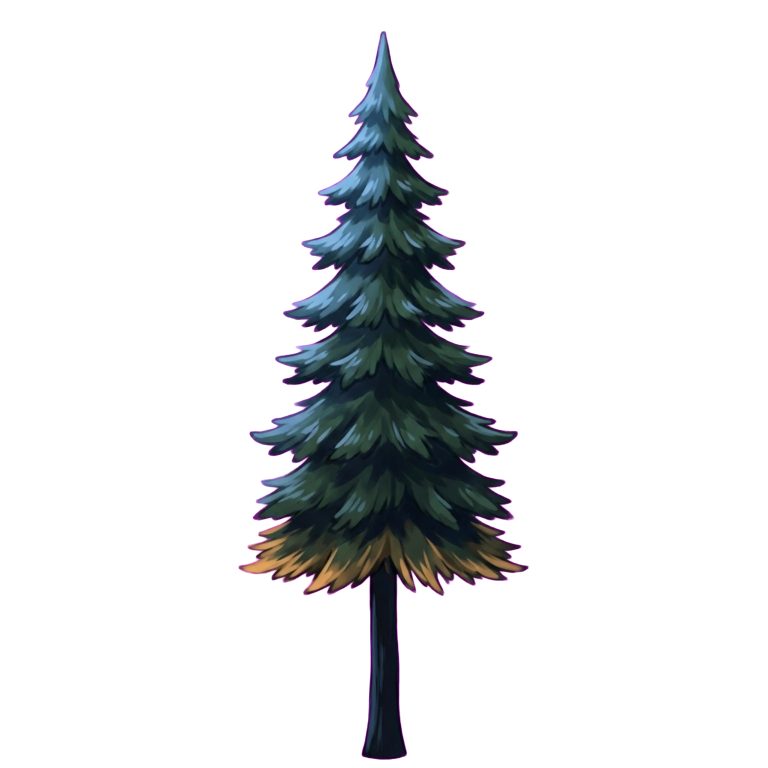
#> input picture assets/pine_tree.png, 1536 x 1536 px (shown at 1/2 size)
$ python prepare_scenery_atlas.py
#> lines starting #> are read from the running program, lines starting #| are printed output that depends on the picture
"""Pack existing scenery cutouts and native Cyrillic signage; no new tree art."""
from pathlib import Path
from PIL import Image, ImageDraw, ImageFont
ROOT=Path(__file__).resolve().parents[1]
out=Image.new('RGBA',(2048,3072))
#> out: PIL image 2048x3072 RGBA; every value is 0
for i,name in enumerate(['pine_tree.png','oak_tree.png','level2/wheat_tuft.png','street_lamp.png']):
    image=Image.open(ROOT/'assets'/name).convert('RGBA')
#> image is the input picture: PIL image 1536x1536 RGBA; mean R, G, B, A 224.9, 225.8, 227.7, 36.2
    image.thumbnail((496,496),Image.Resampling.LANCZOS)
#> image: PIL image 496x496 RGBA
    out.alpha_composite(image,(i*512+(512-image.width)//2,(512-image.height)//2))
#> pass 2 of the loop `for i,name in enumerate(['pine_tree.png','oak_tree.png','level2/wheat_..`:
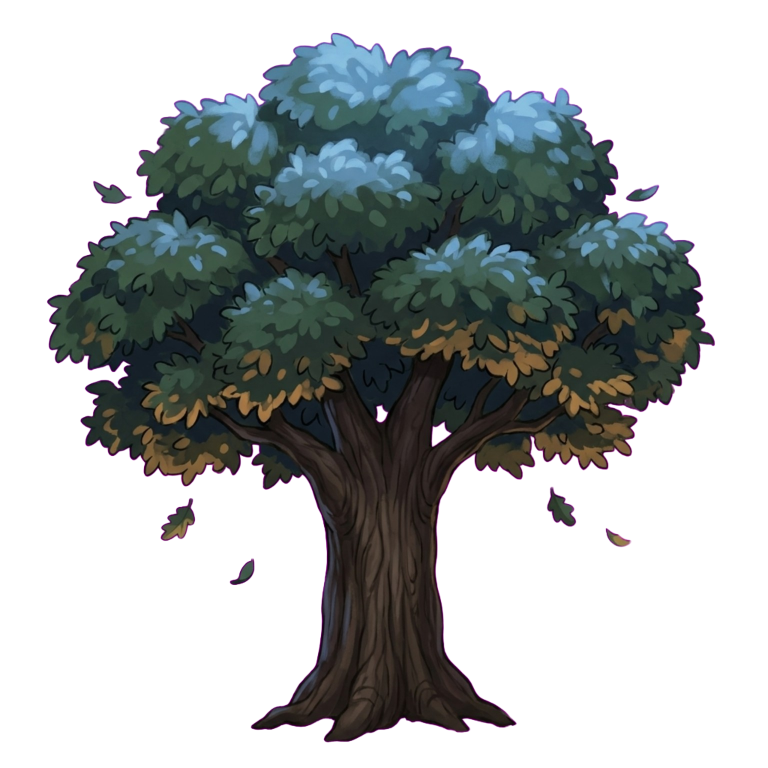
#> input picture oak_tree.png, 1536 x 1536 px, found by its file name (shown at 1/2 size)
#> image is the input picture: PIL image 1536x1536 RGBA; mean R, G, B, A 169.4, 173.4, 174.5, 108.1
#> `image.thumbnail((496,496),Image.Resampling.LANCZOS)`:
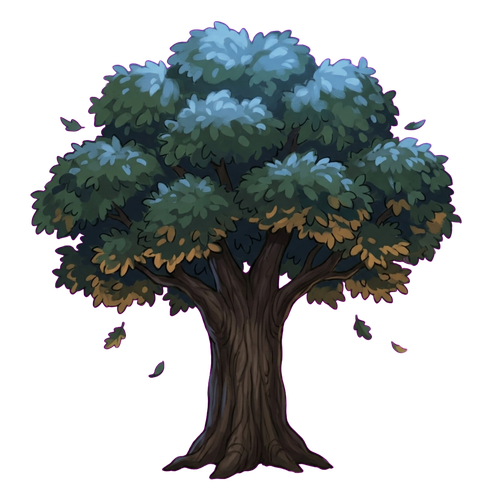
#> image: PIL image 496x496 RGBA; mean R, G, B, A 25.4, 28.4, 30.5, 108.1; transparent parts drawn white
#> `out.alpha_composite(image,(i*512+(512-image.width)//2,(512-image.heigh..`:
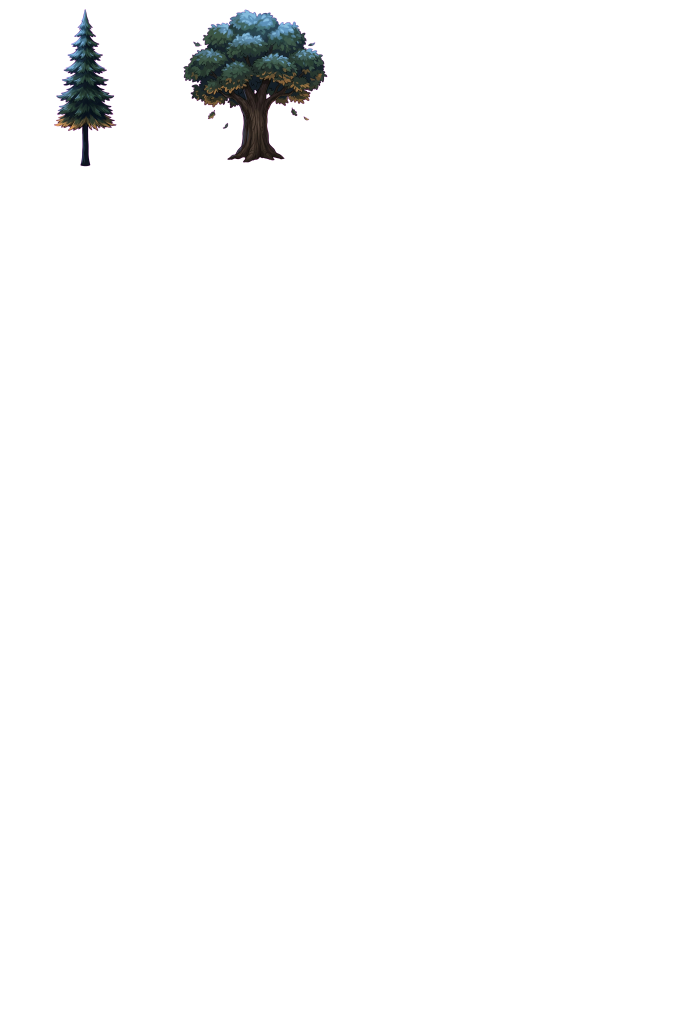
#> out: PIL image 2048x3072 RGBA (shown at 1/3 size); mean R, G, B, A 1.3, 1.4, 1.6, 5.6; transparent parts drawn white
#> pass 3 of the loop `for i,name in enumerate(['pine_tree.png','oak_tree.png','level2/wheat_..`:
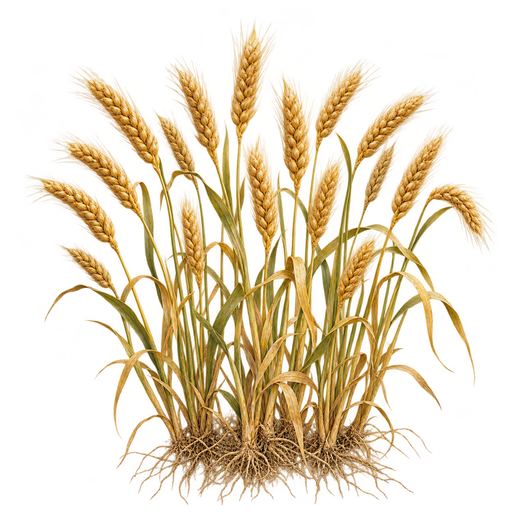
#> input picture assets/level2/wheat_tuft.png, 512 x 512 px
#> image is the input picture: PIL image 512x512 RGBA; mean R, G, B, A 102.3, 80.2, 30.5, 73.7
#> `image.thumbnail((496,496),Image.Resampling.LANCZOS)`:
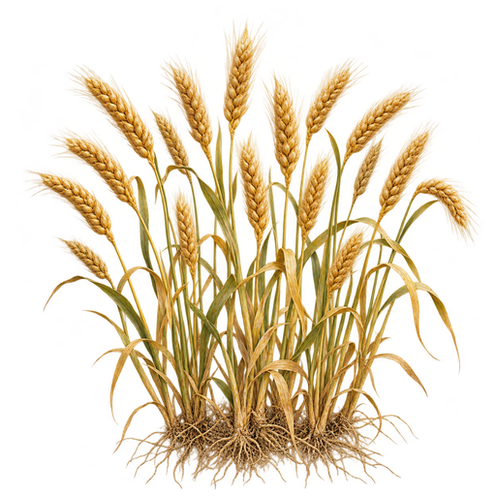
#> image: PIL image 496x496 RGBA; mean R, G, B, A 101.7, 79.7, 30.6, 73.8; transparent parts drawn white
#> `out.alpha_composite(image,(i*512+(512-image.width)//2,(512-image.heigh..`:
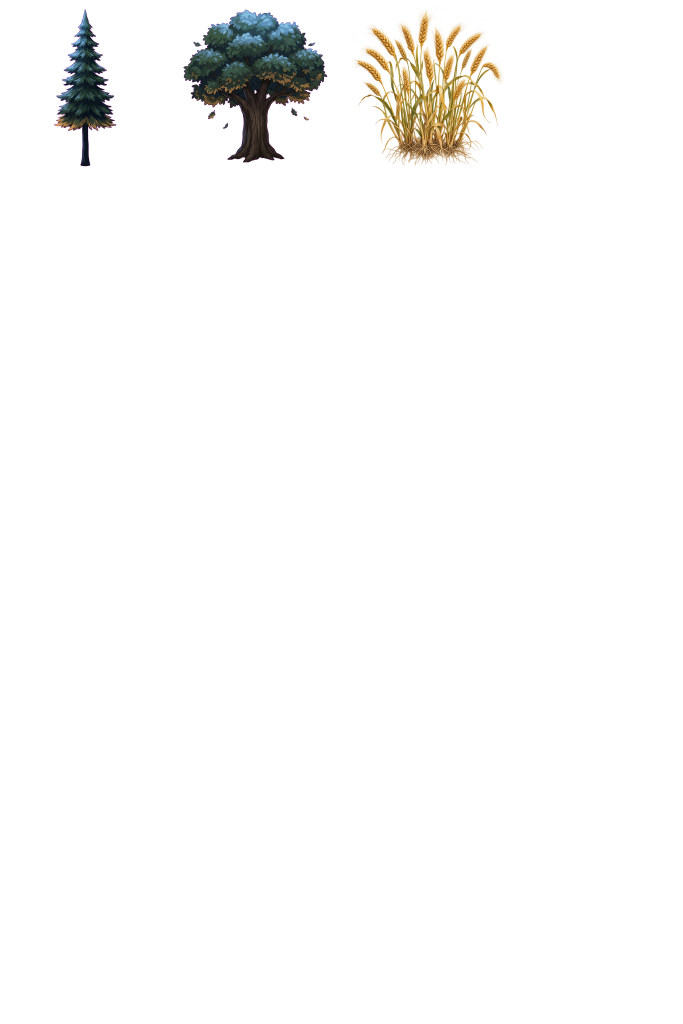
#> out: PIL image 2048x3072 RGBA (shown at 1/3 size); mean R, G, B, A 5.3, 4.6, 2.8, 8.5; transparent parts drawn white
#> the loop made 4 passes; the first 3 are shown
draw=ImageDraw.Draw(out)
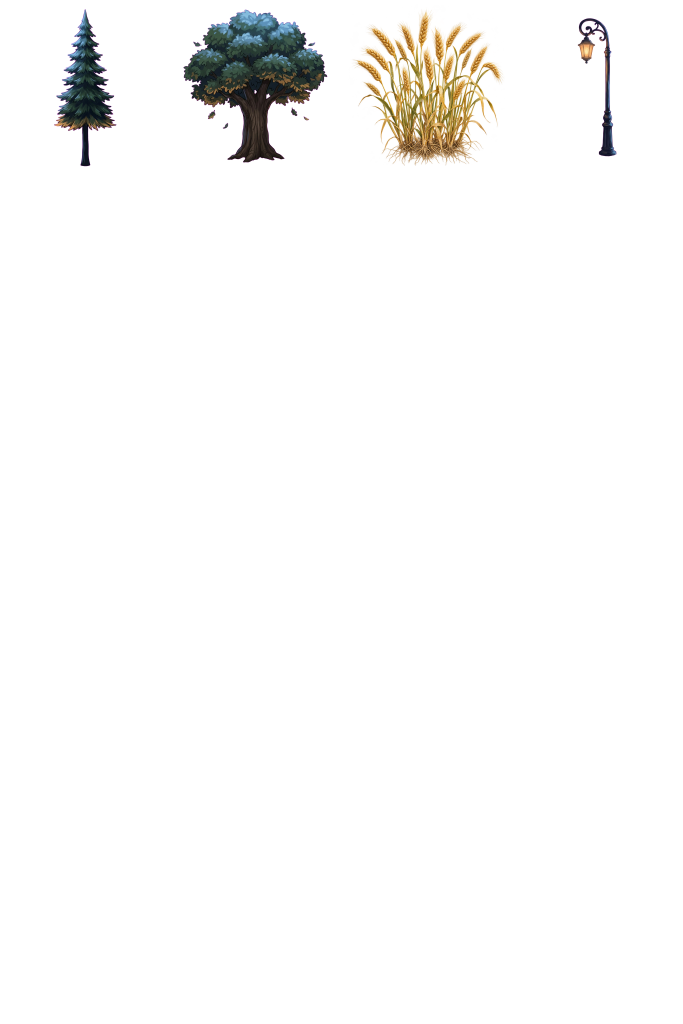
#> out: PIL image 2048x3072 RGBA (shown at 1/3 size); mean R, G, B, A 5.5, 4.7, 3, 9; transparent parts drawn white
font_path='/usr/share/fonts/truetype/dejavu/DejaVuSans.ttf'
names=['ЗОЛОТЫЕ ПОЛЯ','ЛУННЫЙ МОСТ','ЛЕСНОЙ СПУСК','ПОДЗЕМНЫЙ ТОННЕЛЬ','ОКРАИНЫ ГОРОДА','ОГНИ ГОРОДА']
for row,name in enumerate(names):
    top=544+row*80
    draw.rounded_rectangle((8,top+4,1016,top+76),radius=9,fill='#183b38',outline='#c1d8c9',width=4)
    font=ImageFont.truetype(font_path,40)
    draw.text((512,top+40),name,font=font,fill='#e3eee0',anchor='mm')
for row,(name,color) in enumerate([('МАРКЕТ 24','#59f9b5'),('КАФЕ • 24','#fe8cbf'),('АВТОСЕРВИС','#71d9ff'),('АПТЕКА','#91e797'),('ЦВЕТЫ','#efafd6'),('ПЕКАРНЯ','#f5c879'),('АРКАДА','#a9a0ff'),('ДИНЕР • 24','#f0a070')]):
    top=544+row*112
    draw.rounded_rectangle((1032,top+4,2040,top+108),radius=8,fill='#12212c',outline=color,width=5)
    font=ImageFont.truetype(font_path,50)
    draw.text((1536,top+56),name,font=font,fill=color,anchor='mm',stroke_width=1)
for row,(name,color) in enumerate([('FOREST • VISITOR CENTRE','#65e9ff'),('PINE • GLAMPING','#aef0b4'),('GOLDEN FIELDS • ESTATE','#ffdc95'),('GRAIN • AGRITECH','#a9e8ff'),('SKYLINE • OBSERVATORY','#65e9ff'),('FOREST • LOUNGE','#ffd295'),('LUNA OIL • 24','#65e9ff'),('NIGHT DINER','#ff7ab8'),('95 • 98 • ДИЗЕЛЬ','#b4ecd9')]):
    top=1056+row*48
    draw.rounded_rectangle((8,top+2,1016,top+46),radius=5,fill='#09131e',outline=color,width=2)
    draw.text((512,top+24),name,font=ImageFont.truetype(font_path,29),fill=color,anchor='mm')
draw.rectangle((2024,1512,2047,1535),fill='white')
# Immutable generated source, cropped/packed with four-pixel extrusion.
# The source is excluded from Android; only the shared compressed atlas ships.
facades=Image.open(ROOT/'assets/level2/source/neon_facades.png').convert('RGBA')
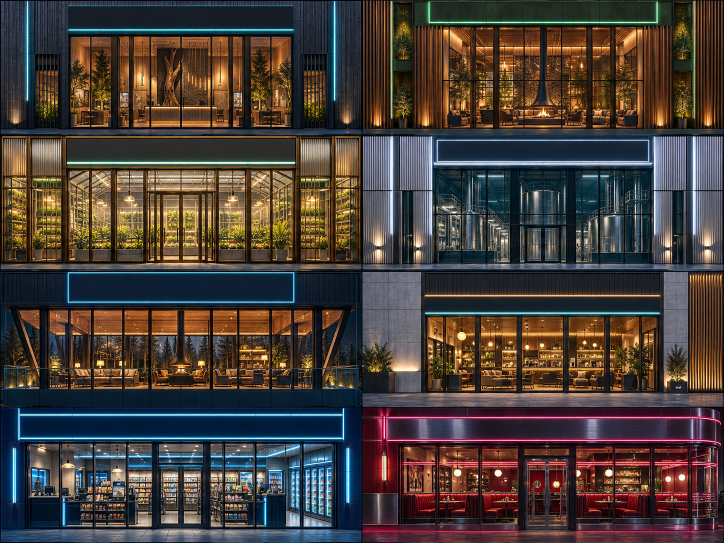
#> input picture assets/level2/source/neon_facades.png, 1448 x 1086 px (shown at 1/2 size)
for tile in range(8):
    col,row=tile%2,tile//2
    box=(round(col*facades.width/2),round(row*facades.height/4),round((col+1)*facades.width/2),round((row+1)*facades.height/4))
    panel=facades.crop(box).resize((760,248),Image.Resampling.LANCZOS)
    x,y=col*768,1536+row*256
    out.paste(panel,(x+4,y+4))
    out.paste(panel.crop((0,0,1,248)).resize((4,248)),(x,y+4))
    out.paste(panel.crop((759,0,760,248)).resize((4,248)),(x+764,y+4))
    out.paste(out.crop((x,y+4,x+768,y+5)).resize((768,4)),(x,y))
    out.paste(out.crop((x,y+251,x+768,y+252)).resize((768,4)),(x,y+252))
#> this loop made 8 passes
#> pass 1, `panel=facades.crop(box).resize((760,248),Image.Resampling.LANCZOS)`:
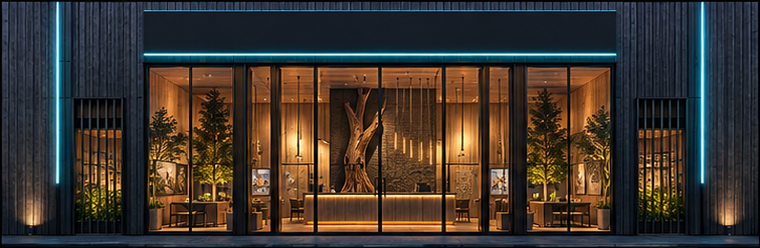
#> panel: PIL image 760x248 RGBA; mean R, G, B, A 63, 54.8, 47, 255
#> after the loop:
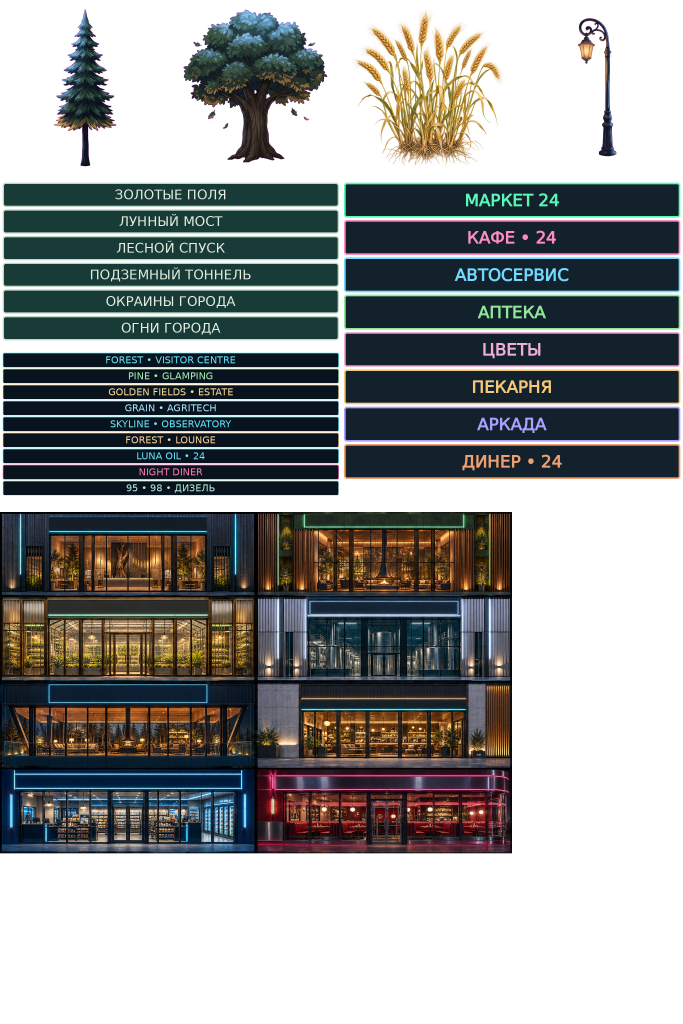
#> out: PIL image 2048x3072 RGBA (shown at 1/3 size); mean R, G, B, A 34.5, 36.4, 34.8, 141.5; transparent parts drawn white
#> after the loop:
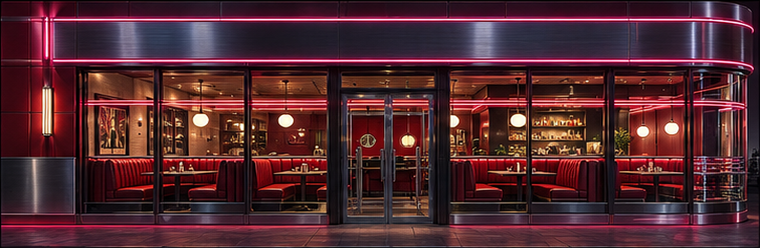
#> panel: PIL image 760x248 RGBA; mean R, G, B, A 81.7, 40.7, 47, 255
# Small code-authored materials and precise instrumentation replace tiny meshes.
import math
for y in range(256):
    shade=int(22+8*math.sin(y*.025)+3*math.sin(y*1.9))
    draw.line((0,2816+y,511,2816+y),fill=(shade,shade+6,shade+13,255))
    draw.line((512,2816+y,1023,2816+y),fill=(12,24,35,255))
    draw.line((1536,2816+y,2047,2816+y),fill=(31+y//24,39+y//24,47+y//24,255))
for x in range(0,512,128): draw.line((x,2816,x,3071),fill='#0b111c',width=2)
for y in range(2848,3072,64): draw.line((0,y,511,y),fill='#111923',width=2)
for x in range(520,1024,128):
    for y in range(2824,3072,64):
        draw.rectangle((x,y,x+112,y+48),fill='#112635',outline='#365465',width=2)
        for line in range(1,5): draw.line((x+line*22,y,x+line*22,y+48),fill='#223e51')
for y in range(2816,3072,64):
    draw.line((1536,y,2047,y),fill='#141f29',width=2)
    for x in range(1536+((y//64)%2)*64,2048,128): draw.line((x,y,x,y+64),fill='#141f29',width=2)
for pump in range(4):
    x=1024+pump*128
    accent=['#68e6ff','#bdf38f','#ffcc79','#ea93ef'][pump]
    draw.rectangle((x,2816,x+127,3071),fill='#192a3b')
    draw.rectangle((x+8,2824,x+119,3038),fill='#293c4b',outline='#778e9e',width=3)
    draw.rectangle((x+12,2830,x+115,2869),fill=accent)
    draw.text((x+64,2850),['95','98','D','EV'][pump],font=ImageFont.truetype(font_path,29),fill='#091827',anchor='mm')
    draw.rounded_rectangle((x+18,2880,x+109,2926),radius=3,fill='#09151f',outline='#82b8c9',width=2)
    draw.text((x+64,2903),'00.00',font=ImageFont.truetype(font_path,19),fill='#bdf9e9',anchor='mm')
    draw.rectangle((x+22,2940,x+55,2974),fill='#17232e',outline='#91a7ad',width=2)
    draw.line((x+87,2940,x+102,2953,x+92,3009,x+77,3014),fill='#091119',width=8)
    draw.rectangle((x+85,2937,x+96,2956),fill='#a3bac7')
    draw.text((x+64,3026),'LUNA',font=ImageFont.truetype(font_path,13),fill=accent,anchor='mm')
# One 2048x2560 atlas: keep facade resolution near the generated source width.
packed=out.crop((0,0,2048,2560))
for tile in range(4):
    packed.paste(out.crop((tile*512,2816,(tile+1)*512,3072)),(1536,1536+tile*256))
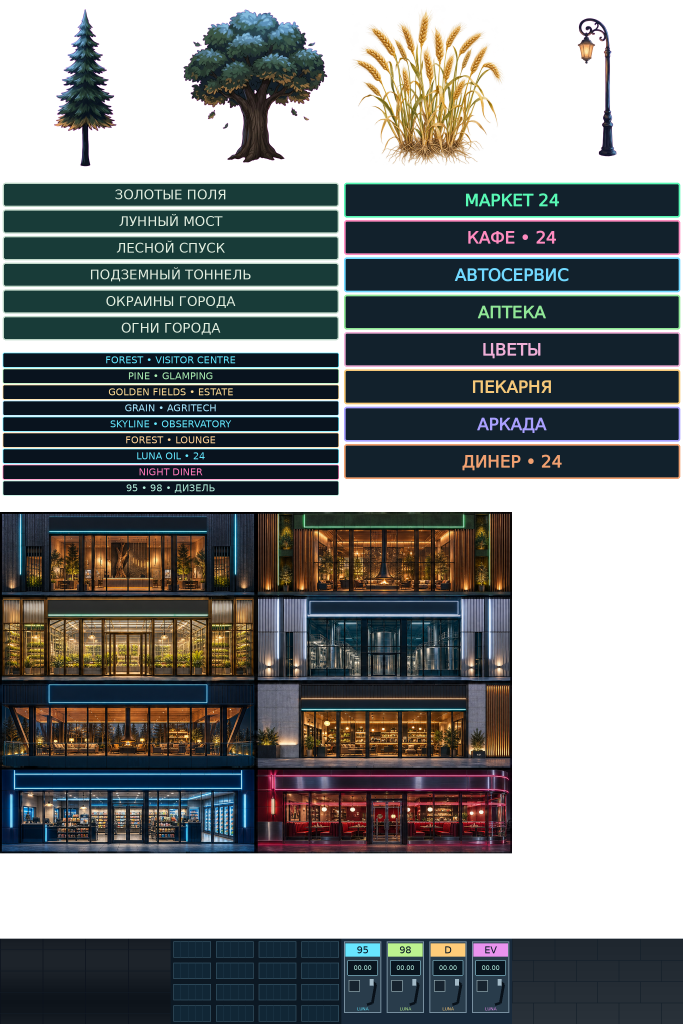
#> out: PIL image 2048x3072 RGBA (shown at 1/3 size); mean R, G, B, A 37.3, 40.3, 39.5, 162.8; transparent parts drawn white
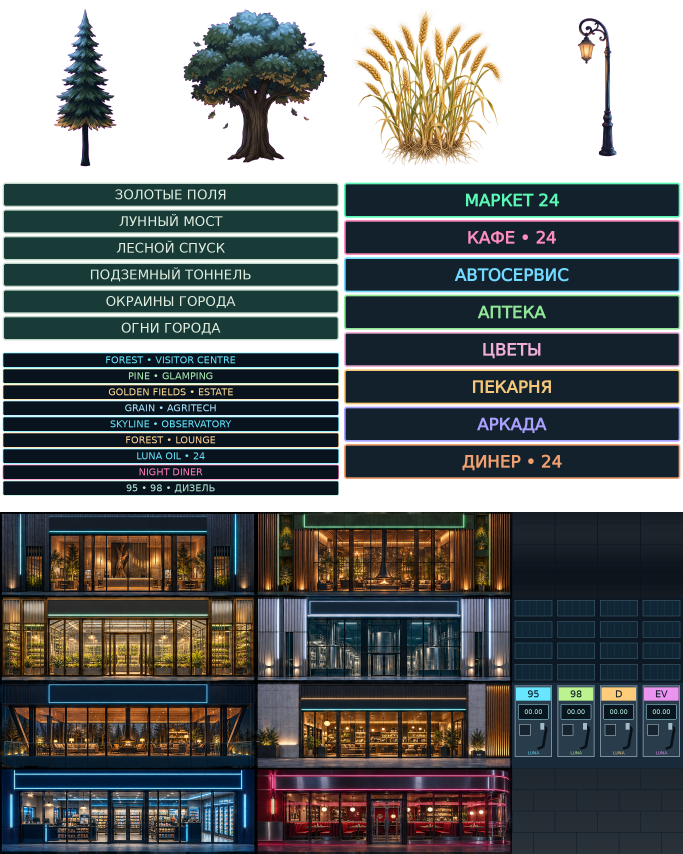
#> packed: PIL image 2048x2560 RGBA (shown at 1/3 size); mean R, G, B, A 44.8, 48.3, 47.4, 195.3; transparent parts drawn white
packed.save(ROOT/'assets/level2/scenery_atlas.png',optimize=True)
